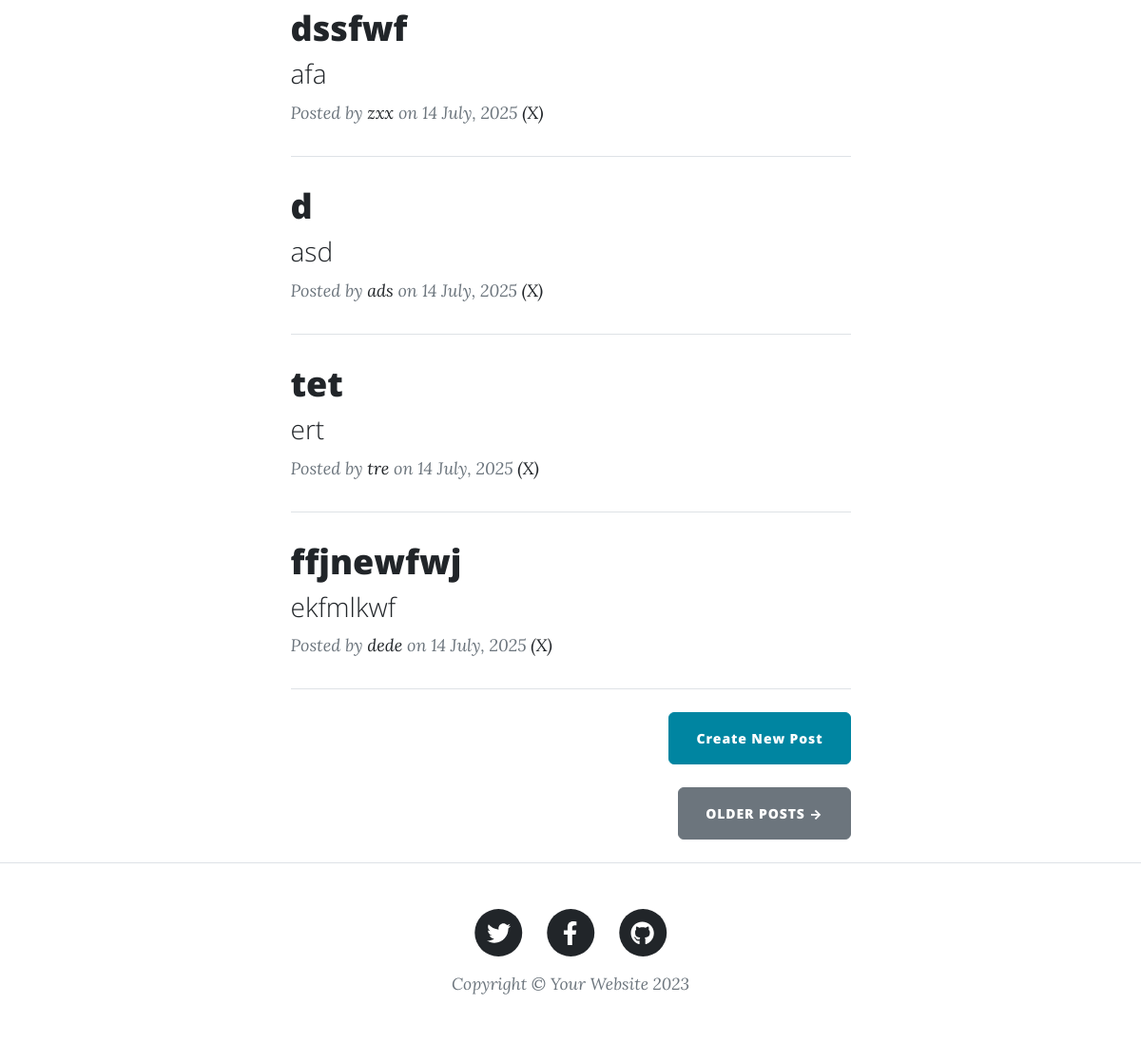
Before: / (lower part) with the older database file.
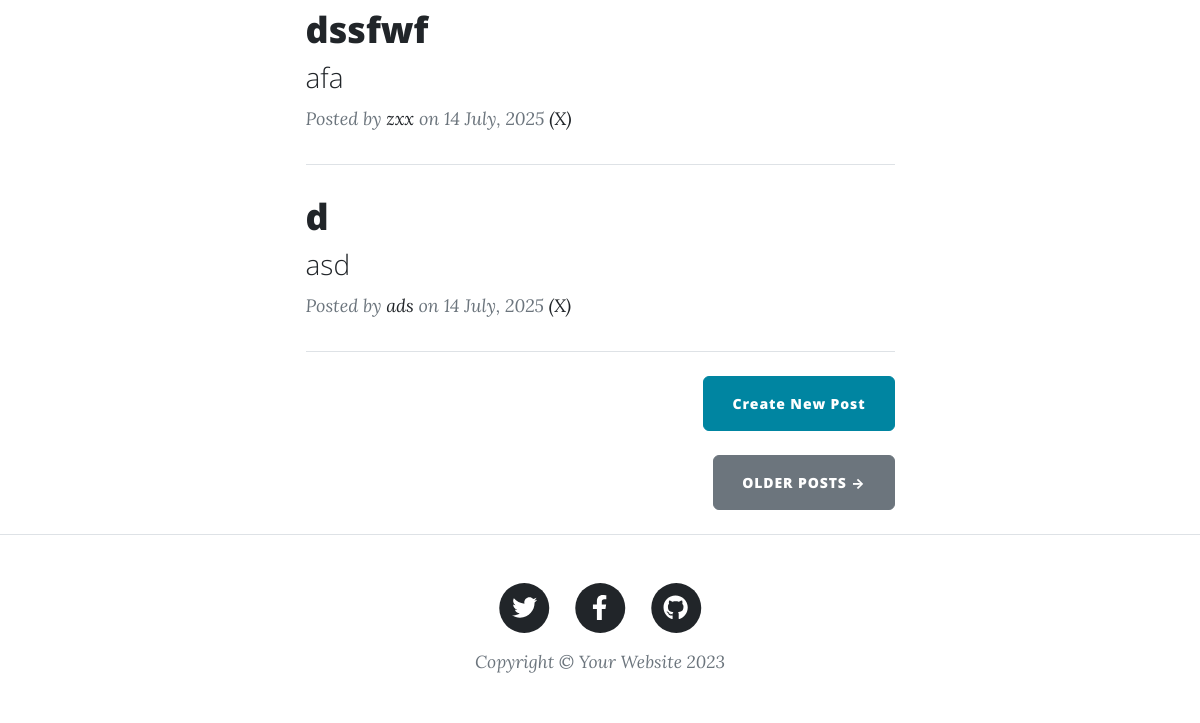
After: the same page with the newer database file.
### main.py (models this page shows)
class BlogPost(db.Model):
    id: Mapped[int] = mapped_column(Integer, primary_key=True)
    title: Mapped[str] = mapped_column(String(250), unique=True, nullable=False)
    subtitle: Mapped[str] = mapped_column(String(250), nullable=False)
    date: Mapped[str] = mapped_column(String(250), nullable=False)
    body: Mapped[str] = mapped_column(Text, nullable=False)
    author: Mapped[str] = mapped_column(String(250), nullable=False)
    img_url: Mapped[str] = mapped_column(String(250), nullable=False)

### main.py (the view)
@app.route('/')
def get_all_posts():
    posts = db.session.execute(db.select(BlogPost)).scalars().all()
    return render_template("index.html", all_posts=posts)

### templates/index.html (shortened to what this page needs)
{% include "header.html" %}
<div class="container px-4 px-lg-5">
  <div class="row gx-4 gx-lg-5 justify-content-center">
    <div class="col-md-10 col-lg-8 col-xl-7">
      {% for post in all_posts %}
      <div class="post-preview">
        <a href="{{ url_for('show_post', post_id=post.id) }}">
          <h2 class="post-title">{{ post.title }}</h2>
          <h3 class="post-subtitle">{{ post.subtitle }}</h3>
        </a>
        <p class="post-meta">
          Posted by
          <a href="#">{{post.author}}</a>
          on {{post.date}}
          <a href="{{url_for('delete', post_id=post.id)}}">(X)</a>
        </p>
      </div>
      <hr class="my-4" />
      {% endfor %}
      <div class="d-flex justify-content-end mb-4">
        <a
          class="btn btn-primary float-right"
          href="{{url_for('add_new_post')}}"
          >Create New Post</a
        >
      </div>
      <div class="d-flex justify-content-end mb-4">
        <a class="btn btn-secondary text-uppercase" href="#!">Older Posts →</a>
      </div>
    </div>
  </div>
</div>
{% include "footer.html" %}

### templates/header.html (shortened to what this page needs)
<!DOCTYPE html>
<html lang="en">
  <head>
    {% block styles %}
    {{ bootstrap.load_css() }}
    <link
      href="{{ url_for('static', filename='css/styles.css') }}"
      rel="stylesheet"
    />
    {% endblock %}
  </head>
  <body>

### templates/footer.html (shortened to what this page needs)
        <footer class="border-top">
          <div class="container px-4 px-lg-5">
              <div class="row gx-4 gx-lg-5 justify-content-center">
                  <div class="col-md-10 col-lg-8 col-xl-7">
                      <ul class="list-inline text-center">
                          <li class="list-inline-item">
                              <a href="#!">
                                  <span class="fa-stack fa-lg">
                                      <i class="fas fa-circle fa-stack-2x"></i>
                                      <i class="fab fa-twitter fa-stack-1x fa-inverse"></i>
                                  </span>
                              </a>
                          </li>
                          <li class="list-inline-item">
                              <a href="#!">
                                  <span class="fa-stack fa-lg">
                                      <i class="fas fa-circle fa-stack-2x"></i>
                                      <i class="fab fa-facebook-f fa-stack-1x fa-inverse"></i>
                                  </span>
                              </a>
                          </li>
                          <li class="list-inline-item">
                              <a href="#!">
                                  <span class="fa-stack fa-lg">
                                      <i class="fas fa-circle fa-stack-2x"></i>
                                      <i class="fab fa-github fa-stack-1x fa-inverse"></i>
                                  </span>
                              </a>
                          </li>
                      </ul>
                      <div class="small text-center text-muted fst-italic">Copyright &copy; Your Website 2023</div>
                  </div>
              </div>
          </div>
      </footer>
  </body>
</html>

Changed rows visible on the page:
removed BlogPost: title "tet", subtitle "ert", author "tre", date "14 July, 2025"
removed BlogPost: title "ffjnewfwj", subtitle "ekfmlkwf", author "dede", date "14 July, 2025"
